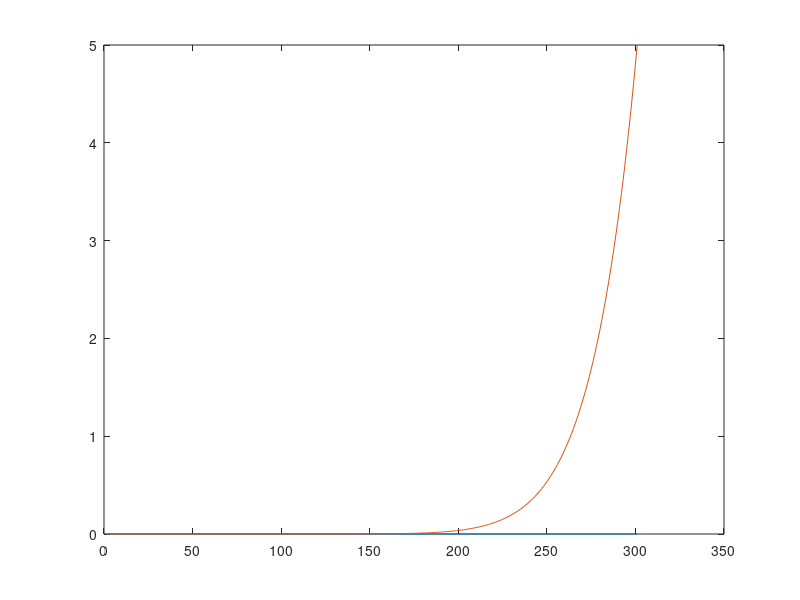

Here is the MATLAB script that generated this plot:
clear
clc
c=[0:300];
plot((5/2^300)*(1.09.^c));
hold on;
plot((c.^12)*(5/300^12));

hold off;
%generic Log version
% multiplier=0.25;
% adder=0;
% px=300;
% nBands=5;
% yEnd= adder+multiplier*-1*log2(px);
% plot(adder+multiplier*-1*log2(c));
% yBandSize=yEnd/nBands;
% xBands=[];
% for i=1:nBands
%     b= -1*2^((i*yBandSize)/multiplier)+adder;
%     xBands(i)=ceil(b);
% end

% adder=5;
% px=300;
% nBands=0;
% multiplier=(nBands-adder)/log2(px);
% plot(adder+multiplier*log2(c));
% 
% bandDist=[];
% for i=1:5
%     b= 2^((i-adder)/multiplier);
%     bandDist(i)=b;
% end

